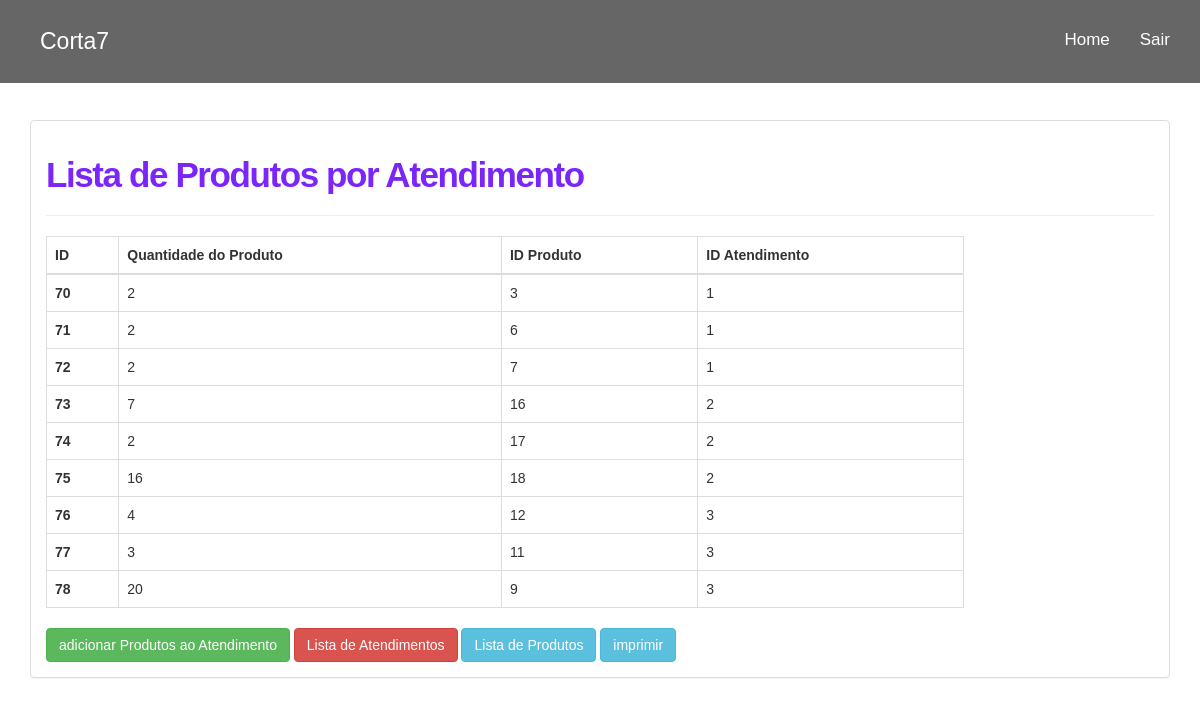
Screenshot of /itensatendimentoscadastrados.php (signed in) with the database file from the repository.
### tables this page shows
CREATE TABLE `tbitens` (
  `id_itens_atendimento` int(11) NOT NULL,
  `quant_produto_atendimento` int(11) NOT NULL,
  `fk_produto_atend` int(11) NOT NULL,
  `fk_atendimento` int(11) NOT NULL
);

### itensatendimentoscadastrados.php (the view, shortened to what this page needs)
<!DOCTYPE html>
<html lang="pt-br">
<head>
  <link href="bootstrap/css/bootstrap.min.css" rel="stylesheet">
  <link href="estilo.css" rel="stylesheet">
  </head>
  <body>
    <nav class="navbar navbar-fixed-top navbar-inverse navbar-transparente">
      <div class="container">
        <div class="navbar-header">
        <div class="site-logo">
          <a href="index.php">Corta7</a>
        </div>
      </div>
      <div class="collapse navbar-collapse" id="barra-navegacao">
        <ul class="nav navbar-nav navbar-right">
          <li><a href="home.php">Home</a></li>
          <li><a href="sair.php">Sair</a></li>
        </ul>
      </div>
    </div>
  </nav>
  <div class="container">
    <br /><br />
    <br /><br />
    <br /><br />
    <div id="d">
    <div class="panel panel-default">
     <div class="panel-body">
      <h3 style="font-size: 35px;
      font-weight: 700;
      letter-spacing: -0.04em; color: #7c25f8;">Lista de Produtos por Atendimento </h3>
      <hr />
      <div class="row justify-content-center mb-6">
        <div class="col-sm-12 col-md-10 col-gl-8">
          <?php
          $objDb = new db();
          $link = $objDb->conecta_mysql();
          $sql1 = "SELECT * FROM tbitens ORDER BY id_itens_atendimento  ASC";
          $resultado_func = mysqli_query($link, $sql1);
          if(($resultado_func) AND ($resultado_func->num_rows != 0)){
            ?>
            <table class="table table-bordered table-hover">
             <thead>
               <tr>
                <th >ID</th>
                <th >Quantidade do Produto</th>
                <th >ID Produto</th>
                <th >ID Atendimento</th>
              </tr>
            </thead>
            <tbody>
              <?php
              while($row_func = mysqli_fetch_array($resultado_func)){
                ?>
                <tr>
                  <th><?php echo $row_func['id_itens_atendimento']; ?></th>
                  <td><?php echo $row_func['quant_produto_atendimento']; ?></td>
                  <td><?php echo $row_func['fk_produto_atend']; ?></td>
                  <td><?php echo $row_func['fk_atendimento']; ?></td>
                </tr>
              <?php   }  ?>
            </tbody>
          </table>
         <a tabindex="0" class="btn btn-success" role="button" data-toggle="popover" data-placement="right" data-trigger="focus" href="itensatendimento.php"
          title="Editar Fornecedores">adicionar Produtos ao Atendimento</a>
          <a tabindex="0" class="btn btn-danger" role="button" data-toggle="popover" data-placement="right" data-trigger="focus" href="atendimentoscadastrados.php"
          title="Lista de Atendimentos">Lista de Atendimentos</a>
          <a tabindex="0" class="btn btn-info" role="button" data-toggle="popover" data-placement="right" data-trigger="focus" href="produtoscadastrados.php"
          title="Lista de Produtos">Lista de Produtos</a>
          <input type="button" class="btn btn-info" value="imprimir" name="imprimir" onclick="imprime()">
          <?php
        }else{
          echo "<div class='alert alert-danger' role='alert'>Nenhum Item encontrado!</div>";
        }
        ?>
      </div>
    </div>
  </div>
</div>
</div>
</div>
</body>
</html>

### estilo.css (style rules this page uses)
html, body, .capa { height: 100%; }
body { background: url('imagens/capa4.jpg'); background-attachment: fixed; font-family: Helvetica,Arial,sans-serif; overflow-x: hidden; }
nav.navbar-transparente { padding: 15px 0px; background: rgba(0, 0, 0, 0.6); border: none; }
.site-logo { margin: 5px 5px; padding: 5px 5px; font-size: 23px; }
.site-logo a { color: #fff; text-decoration:none; }
#barra-navegacao { font-size: 17px; }
.navbar-inverse .navbar-nav>li>a { color: white; }
.navbar-inverse .navbar-nav>li>a, footer .nav a { color: white; }
h3 { font-size: 35px; font-weight: 700; letter-spacing: -0.04em; }

### rows the page displays
tbitens: id_itens_atendimento "70", quant_produto_atendimento "2", fk_produto_atend "3", fk_atendimento "1"
tbitens: id_itens_atendimento "71", quant_produto_atendimento "2", fk_produto_atend "6", fk_atendimento "1"
tbitens: id_itens_atendimento "72", quant_produto_atendimento "2", fk_produto_atend "7", fk_atendimento "1"
tbitens: id_itens_atendimento "73", quant_produto_atendimento "7", fk_produto_atend "16", fk_atendimento "2"
tbitens: id_itens_atendimento "74", quant_produto_atendimento "2", fk_produto_atend "17", fk_atendimento "2"
tbitens: id_itens_atendimento "75", quant_produto_atendimento "16", fk_produto_atend "18", fk_atendimento "2"
tbitens: id_itens_atendimento "76", quant_produto_atendimento "4", fk_produto_atend "12", fk_atendimento "3"
tbitens: id_itens_atendimento "77", quant_produto_atendimento "3", fk_produto_atend "11", fk_atendimento "3"
tbitens: id_itens_atendimento "78", quant_produto_atendimento "20", fk_produto_atend "9", fk_atendimento "3"
